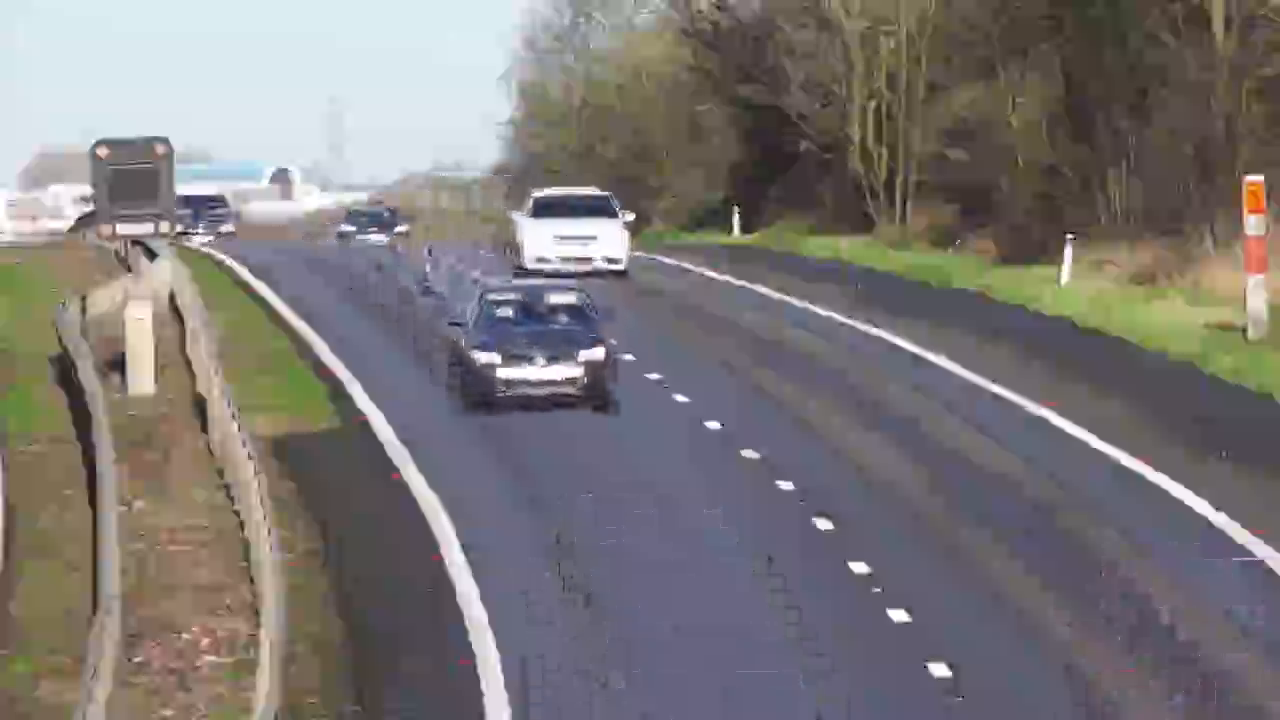
#> input picture frame 360 of VeDetection/car-video.mp4, 1280 x 720 px
$ python VehicleDetection.py
#> lines starting #> are read from the running program, lines starting #| are printed output that depends on the picture; after the words box and inside, x2 and y2 are one past the last pixel; in counts of white or black regions, pixels touching at a corner belong together
import cv2
import time

Haarcascade = "C:\OpenCV with python\VeDetection\cars.xml"
car_cascade = cv2.CascadeClassifier(Haarcascade)

if car_cascade.empty():
    raise Exception("Error in loading the file.")

vid = "C:\OpenCV with python\VeDetection\car-video.mp4"
cap = cv2.VideoCapture(vid)

if not cap.isOpened():
    raise Exception("The video is not loading properly.")

#Variable for detection logic
Car_detected = False
Detection_time = None

while cap.isOpened():
    ret,frames = cap.read() #ret is True if frame is read sucessfully, frame is the actual image frame
#> frames is the input picture: shape (720, 1280, 3); mean B, G, R 118.7, 119.2, 123.6
    if not ret:
        break

    gray = cv2.cvtColor(frames,cv2.COLOR_BGR2GRAY) #Any kind of detection works better on a grayscale image
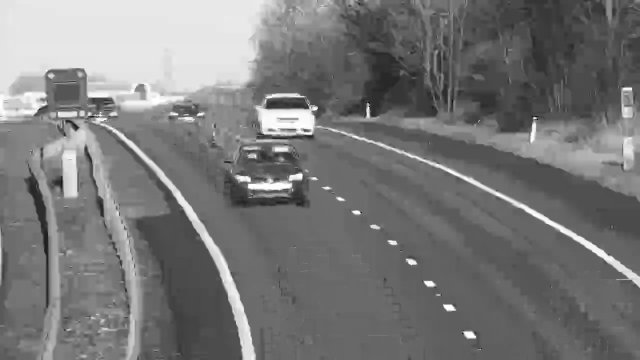
#> gray: shape (720, 1280) (shown at 1/2 size); min 0, max 255, mean 120.5

    #Main code to detect the car
    cars = car_cascade.detectMultiScale(gray,scaleFactor = 1.1, minNeighbors = 3) #gray is the input image/video, scaleFactor helps detect the car at different distances(1.1 will reduce the image size by 10% at each scale, minNeighbors (higher value = fewer false detection, lower value = more detection but more errors))
#> cars = [[131, 660, 48, 48], [1113, 243, 57, 57], [552, 164, 77, 77], [511, 170, 73, 73]]
    if len(cars) > 0 and not Car_detected:
        Car_detected = True
        Detection_time = time.time()
        print("Car detected")

    #Draw rectangles around detected cars
    for (x, y, w, h) in cars:
        cv2.rectangle(frames, (x, y), (x + w, y + h), (0, 255, 0), 2)
        cv2.putText(frames, "Car detected", (x, y - 10),
                    cv2.FONT_HERSHEY_SIMPLEX, 0.7, (0, 255, 0), 2)

        cv2.imshow("Car Detection", frames)
#> this loop made 4 passes
#> pass 1, `cv2.imshow("Car Detection", frames)`:
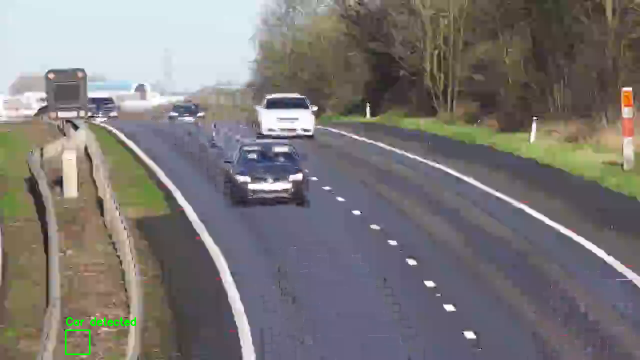
#> window 'Car Detection': shape (720, 1280, 3) (shown at 1/2 size); mean B, G, R 118.5, 119.4, 123.4
#> pass 2, `cv2.imshow("Car Detection", frames)`:
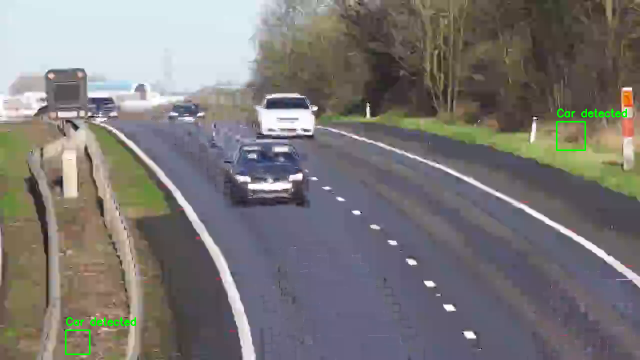
#> window 'Car Detection': shape (720, 1280, 3) (shown at 1/2 size); mean B, G, R 118.4, 119.7, 123.1
#> after the loop:
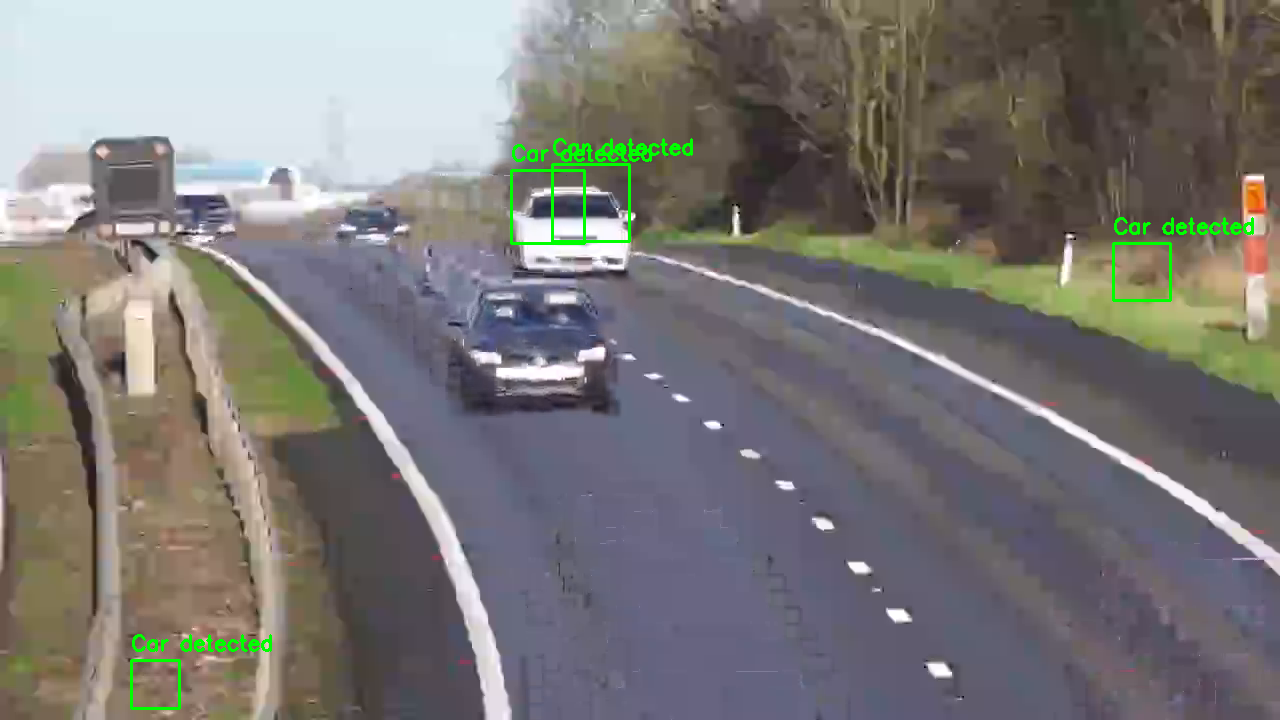
#> frames: shape (720, 1280, 3); 0.73% of pixels changed, all inside (x1, y1, x2, y2) = (130, 138, 1254, 710)

    if Car_detected and time.time() - Detection_time > 5:
        break

    if cv2.waitKey(1) == 27:
#> (key Esc is pressed here)
        break

cap.release()
cv2.destroyAllWindows()

$ run again, starting later in the video
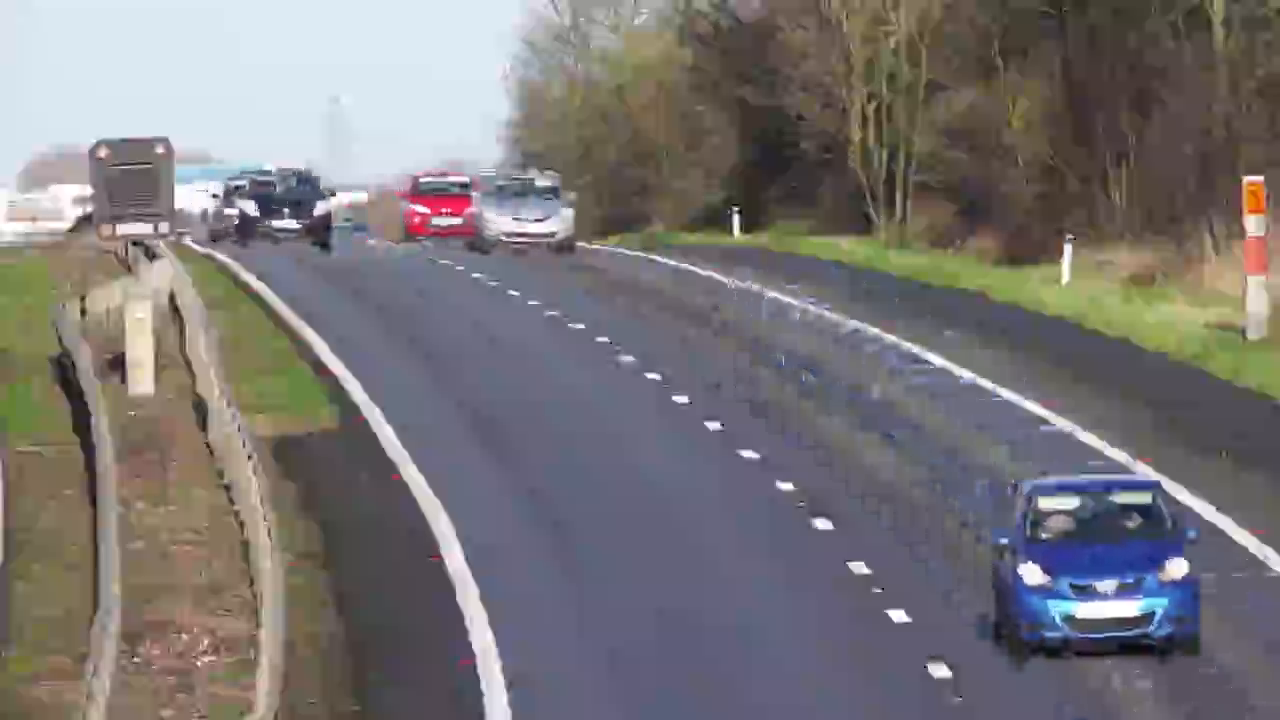
#> input picture frame 1620 of VeDetection/car-video.mp4, 1280 x 720 px
#> frames is the input picture: shape (720, 1280, 3); mean B, G, R 118.5, 117.4, 121
#> `gray = cv2.cvtColor(frames,cv2.COLOR_BGR2GRAY)`:
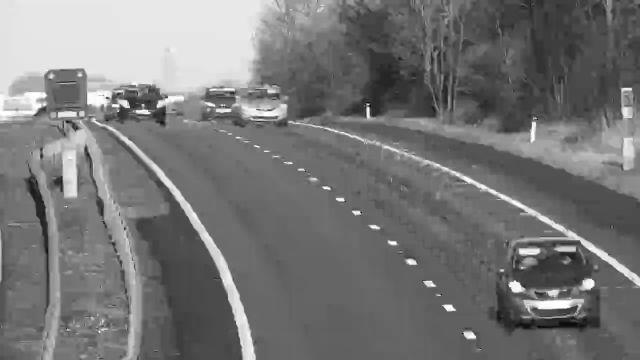
#> gray: shape (720, 1280) (shown at 1/2 size); min 0, max 255, mean 118.6
#> cars = [[1068, 567, 38, 38], [763, 154, 69, 69]]
#> the loop `for (x, y, w, h) in cars:` made 2 passes
#> pass 2, `cv2.imshow("Car Detection", frames)`:
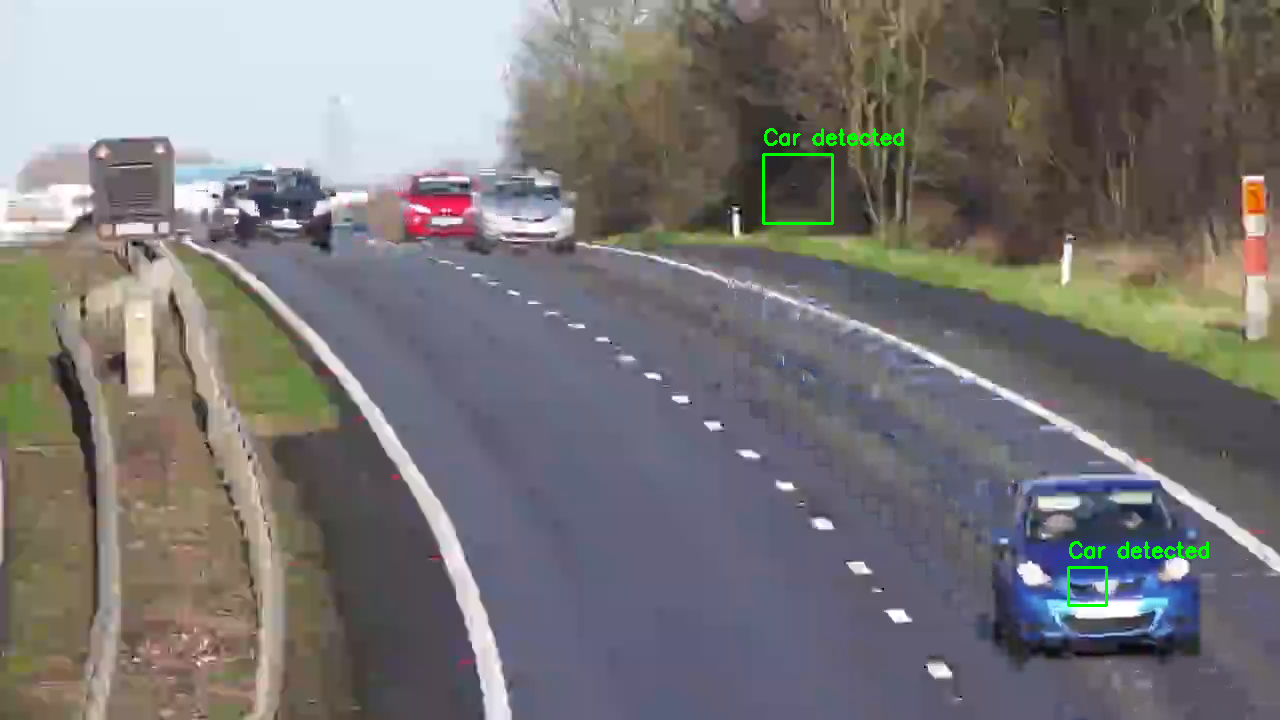
#> window 'Car Detection': shape (720, 1280, 3); mean B, G, R 118.2, 118, 120.8

$ run again, starting later in the video
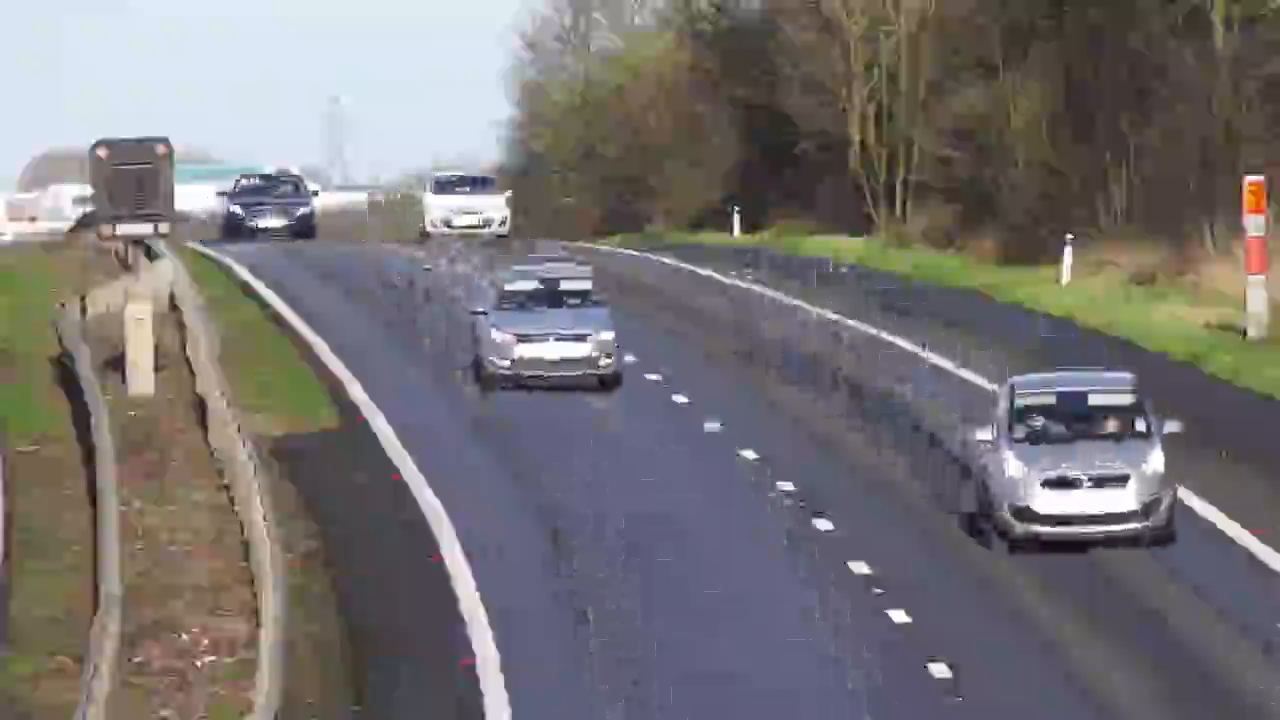
#> input picture frame 2881 of VeDetection/car-video.mp4, 1280 x 720 px
#> frames is the input picture: shape (720, 1280, 3); mean B, G, R 115.3, 114.2, 118.1
#> `gray = cv2.cvtColor(frames,cv2.COLOR_BGR2GRAY)`:
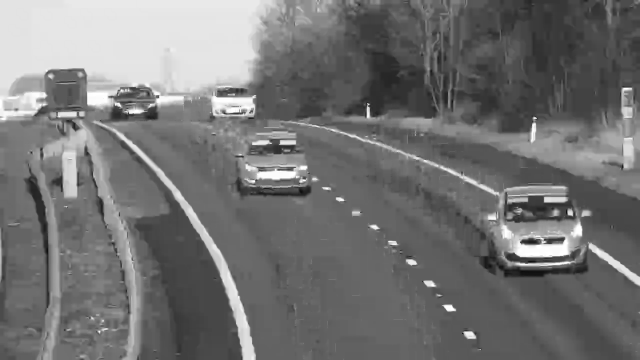
#> gray: shape (720, 1280) (shown at 1/2 size); min 0, max 255, mean 115.5
#> cars = [[549, 309, 47, 47], [1014, 406, 47, 47], [1033, 448, 57, 57], [1075, 439, 70, 70]]
#> the loop `for (x, y, w, h) in cars:` made 4 passes
#> after the loop `for (x, y, w, h) in cars:`:
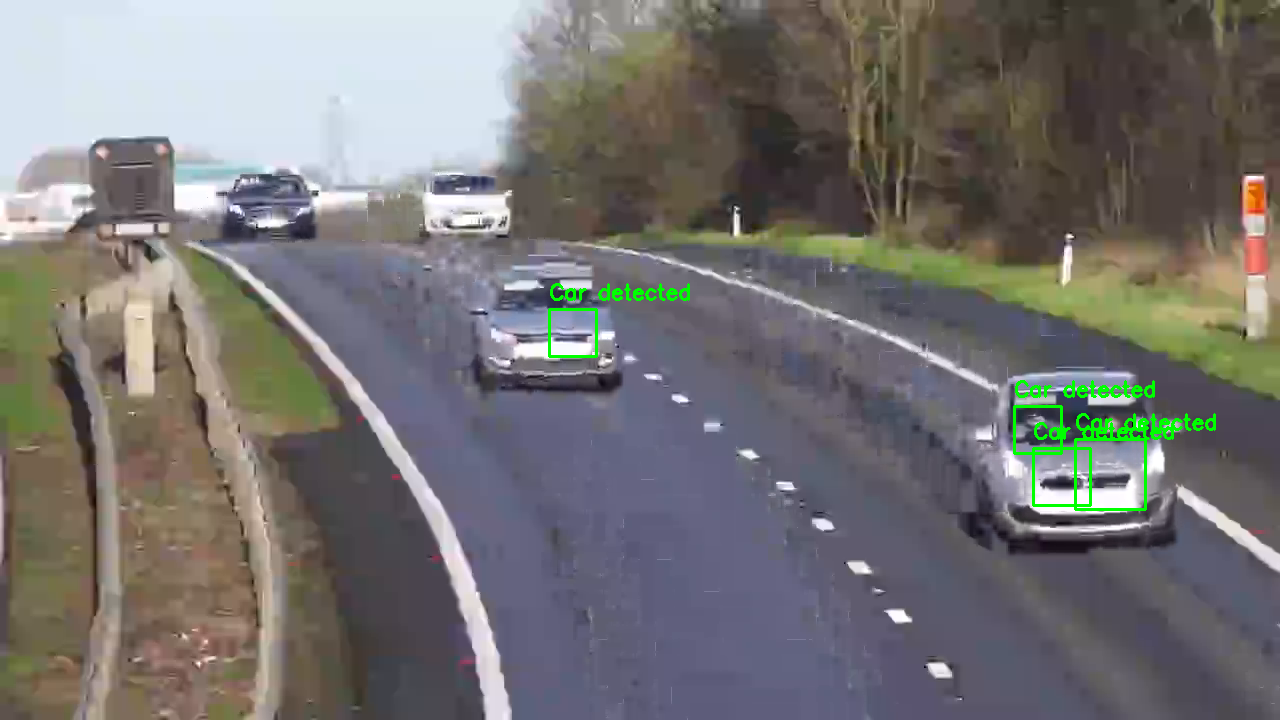
#> frames: shape (720, 1280, 3); 0.69% of pixels changed, all inside (x1, y1, x2, y2) = (548, 283, 1216, 511)
